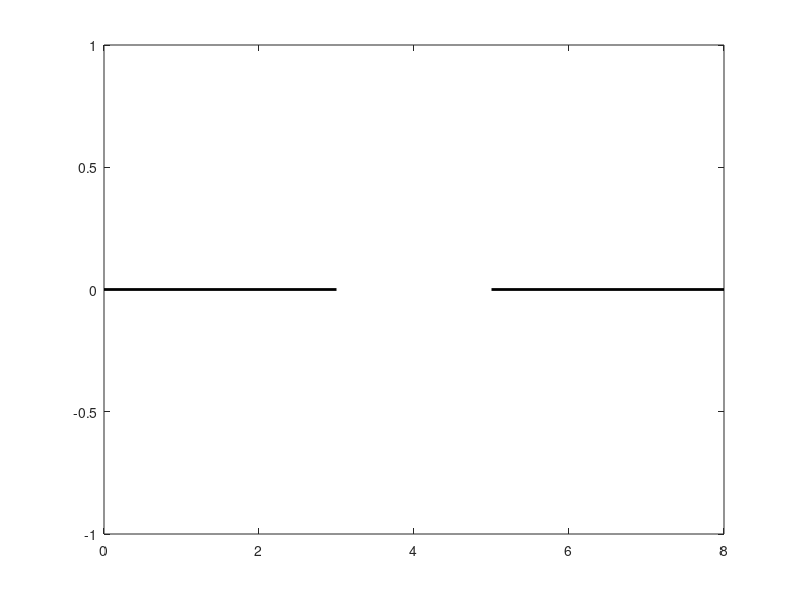

This chart was generated by the following MATLAB code: (Note: this script raises an error after producing the figure.)
%% Script to plot a few of the N2 and N2+ energy levels

clf
ftsz = 14;
fntw = 'normal';% fntw = 'demi';
%% Plot the N_2 energy-levels
plot([0 3],[0 0],'k-','linewidth',2)
hold on
plot([5 8],[0 0],'k-','linewidth',2)
plot([6 8],N2_levels(13,[1 1]),'k-','linewidth',2)
plot([6 8],N2_levels(14,[1 1]),'k-','linewidth',2)
plot([6 8],N2_levels(22,[1 1]),'k-','linewidth',2)
plot([0 2],N2_levels(21,[1 1]),'k-','linewidth',2)
plot([0 2],[1 1]*12.5,'k-','linewidth',2)
%% Plot the N_2^+ energy-levels
plot([3 5],N2_levels(end-2,[1 1]),'k-','linewidth',2)  
plot([3 5],N2_levels(end-1,[1 1]),'k-','linewidth',2)
plot([3 5],N2_levels(end,[1 1]),'k-','linewidth',2)
%% Label the energy-levels
th = text(3.75,0,'N_2(X^1\Sigma_g^+)','fontsize',ftsz,'fontweight',fntw);
th(end+1) = text(4.75,N2_levels(13,1)-.25,'N_2(A^3\Sigma_u^+)',...
                 'fontsize',ftsz,'fontweight',fntw);
th(end+1) = text(4.75,N2_levels(14,1)-.25,'N_2(B^3\Pi_g)',...
                 'fontsize',ftsz,'fontweight',fntw);
th(end+1) = text(4.75,N2_levels(22,1)-.25,'N_2(C^3\Pi_u)',...
                 'fontsize',ftsz,'fontweight',fntw);
th(end+1) = text(2.25,N2_levels(21,1)-.25,'N_2(a^1\Pi_g)',...
                 'fontsize',ftsz,'fontweight',fntw);
th(end+1) = text(2.25,12.5-.25,'N_2(b^1\Pi_u)',...
                 'fontsize',ftsz,'fontweight',fntw);
th(end+1) = text(5.25,N2_levels(end-2,1)-.25,'N_2^+(X^2\Sigma_g^+)',...
                 'fontsize',ftsz,'fontweight',fntw);
th(end+1) = text(5.25,N2_levels(end-1,1)-.25,'N_2^+(A^2\Pi_u)',...
                 'fontsize',ftsz,'fontweight',fntw);
th(end+1) = text(5.25,N2_levels(end,1)-.25,'N_2^+(B^2\Sigma_u^+)',...
                 'fontsize',ftsz,'fontweight',fntw);
%% Arrow the prominent band-transitions
% For matlab-versions where arrow works:
try
  arrow([7 N2_levels(13,1)],[7,0])
  arrow([6.5 N2_levels(14,1)],[6.5 N2_levels(13,1)],'facecolor','r','edgecolor','r')
  arrow([7.5 N2_levels(22,1)],[7.5 N2_levels(14,1)],'facecolor',[.5 0 .8],'edgecolor',[.5 0 .8])
  arrow([.75 N2_levels(21,1)],[.75 0])
  arrow([.25,12.5],[.25 N2_levels(21,1)])
  arrow([1.5,12.5],[1.5 0]) 
  arrow([3.25 N2_levels(end-1,1)],[3.25 N2_levels(end-2,1)],'facecolor','r','edgecolor','r')
  arrow([4.75 N2_levels(end,1)],[4.75 N2_levels(end-2,1)],'facecolor',[.2 0 1],'edgecolor',[.2 0 1])
catch
  % for versions where arrow doesn't work try with arrow3
  ah1 = arrow3([7 N2_levels(13,1)],[7,0],'k-',.8,1.25);
  ah2 = arrow3([6.5 N2_levels(14,1)],[6.5 N2_levels(13,1)],'r-',.8,1.25);
  ah3 = arrow3([7.5 N2_levels(22,1)],[7.5 N2_levels(14,1)],'^i-',.8,1.25);
  ah4 = arrow3([.75 N2_levels(21,1)],[.75 0],'k-',.8,1.25);
  ah5 = arrow3([.25,12.5],[.25 N2_levels(21,1)],'k-',.8,1.25);
  ah6 = arrow3([1.5,12.5],[1.5 0],'k-',.8,1.3);
  ah7 = arrow3([3.25 N2_levels(end-1,1)],[3.25 N2_levels(end-2,1)],'r-',.8,1.25);
  ah8 = arrow3([4.75 N2_levels(end,1)],[4.75 N2_levels(end-2,1)],'^i-',.8,1.25);
  set(ah1(1),'color','k'),set(ah1(2),'facecolor','k')
  set(ah2(1),'color','r'),set(ah2(2),'facecolor','r')
  set(ah3(1),'color',[.6 .1 1]),set(ah3(2),'facecolor',[.6 .1 1])
  set(ah4(1),'color','k'),set(ah4(2),'facecolor','k')
  set(ah5(1),'color','k'),set(ah5(2),'facecolor','k')
  set(ah6(1),'color','k'),set(ah6(2),'facecolor','k')
  set(ah7(1),'color','r'),set(ah7(2),'facecolor','r')
  set(ah8(1),'color',[.4 0 1]),set(ah8(2),'facecolor',[.4 0 1])
end
  %% Label the bands
text(6.6183,1.5018,'Vegard-Kaplan','rotation',90,...
     'fontsize',ftsz,'fontweight',fntw)
text(6.65,6.6835,'1st positive',...
     'fontsize',ftsz,'fontweight',fntw)
text(6.0651,9.1414,'2nd positive',...
     'fontsize',ftsz,'fontweight',fntw)
text(2.0911,16.0101,'Meinel',...
     'fontsize',ftsz,'fontweight',fntw)
text(3.25,17.569,'1st negative',...
     'fontsize',ftsz,'fontweight',fntw)
text(0.4710,1.9411,'Lyman-Birge-Hopfield','rotation',90,...
     'fontsize',ftsz,'fontweight',fntw)
text(1.7920,3.7414,'Birge-Hopfield','rotation',90,...
     'fontsize',ftsz,'fontweight',fntw)
text(0.5640,9.8419,'Janin','rotation',90,...
     'fontsize',ftsz,'fontweight',fntw)
%% Title-n-label the diagram
title('N_2 and N_2^+ energy-levels','fontsize',15)
ylabel('Energy (eV)','fontsize',14)
set(gca,'xtick',[],'box','on','ytick',0:20)
axis([0 8 -.5 20])
